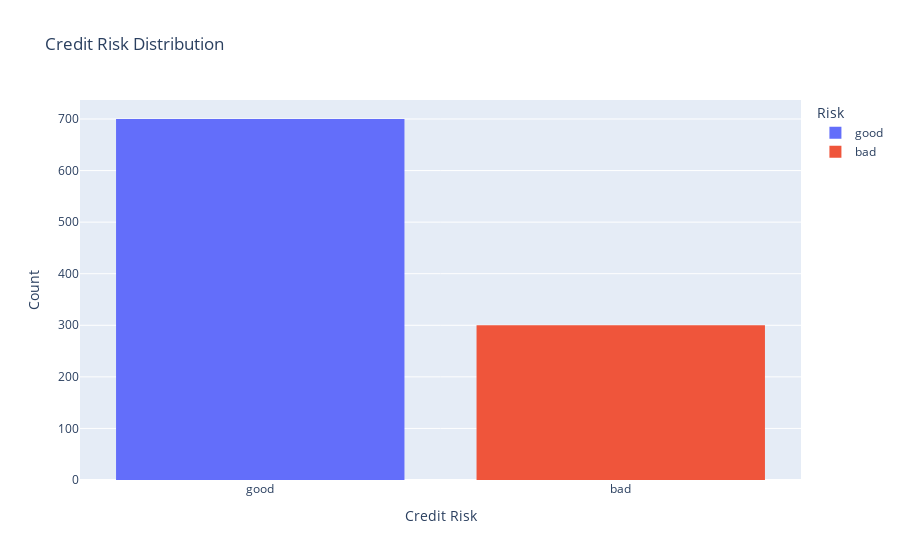

The cell this chart's notebook holds for it:
### Code cell
fig = px.histogram(df, x='Risk', color='Risk', title='Credit Risk Distribution')
fig.update_layout(xaxis_title='Credit Risk', yaxis_title='Count')
fig.show()

### Figure 1 — Plotly figure (JSON) as saved in the notebook; plotly's stock layout.template omitted (floating-point values rounded to 4 significant figures; data arrays with more than 128 entries replaced by an {"elided": "..."} marker saying what was removed)
{"data": [{"alignmentgroup": "True", "bingroup": "x", "hovertemplate": "Risk=%{x}<br>count=%{y}<extra></extra>", "legendgroup": "good", "marker": {"color": "#636efa", "pattern": {"shape": ""}}, "name": "good", "offsetgroup": "good", "orientation": "v", "showlegend": true, "type": "histogram", "x": {"elided": "700 str values"}, "xaxis": "x", "yaxis": "y"}, {"alignmentgroup": "True", "bingroup": "x", "hovertemplate": "Risk=%{x}<br>count=%{y}<extra></extra>", "legendgroup": "bad", "marker": {"color": "#EF553B", "pattern": {"shape": ""}}, "name": "bad", "offsetgroup": "bad", "orientation": "v", "showlegend": true, "type": "histogram", "x": {"elided": "300 str values"}, "xaxis": "x", "yaxis": "y"}], "layout": {"barmode": "relative", "legend": {"title": {"text": "Risk"}, "tracegroupgap": 0}, "title": {"text": "Credit Risk Distribution"}, "xaxis": {"anchor": "y", "categoryarray": ["good", "bad"], "categoryorder": "array", "domain": [0, 1], "title": {"text": "Credit Risk"}}, "yaxis": {"anchor": "x", "domain": [0, 1], "title": {"text": "Count"}}}}
